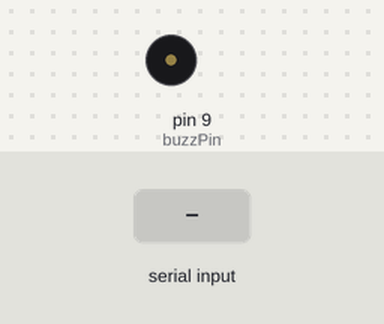
A sketch run on a simulated Arduino Uno, built with avr-gcc and run on an emulated ATmega328P. Shown: buzzer (waves = sounding, pin HIGH). The test bench sets the inputs (shaded band). What the sketch prints to the serial monitor is not drawn.

Above: at 1.2 s.
1.3 s: "90,45\n" received over Serial
At 1.6 s:
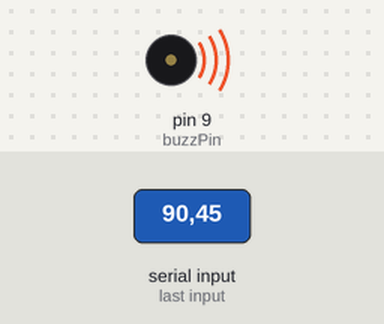
Timing chart, 0 to 10.3 s (numbered marks = the images above; inputs shaded):
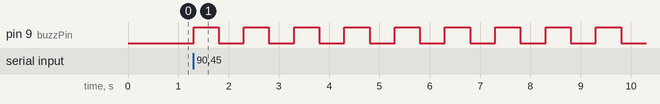

Measured:
- after the input at 1.3 s, pin 9 (buzzPin): alternates HIGH for 0.50 s and LOW for 0.50 s, starting at once

The sketch:

buzz_piii_piiii.ino
```cpp
int buzzPin = 9;
int number;
String msg1 = "Por favor introduce un número";
int dt = 500;

void setup() {
  // put your setup code here, to run once:
  pinMode(buzzPin, OUTPUT);
  Serial.begin(9600);
}

void loop() {
  // put your main code here, to run repeatedly:
  Serial.println(msg1);
  while (Serial.available() == 0) {}

  number = Serial.parseInt();

for (int i = 1; i <= number; i++){
  digitalWrite(buzzPin,HIGH);
  delay(dt);
  digitalWrite(buzzPin,LOW);
  delay(dt);
  }

}
```
